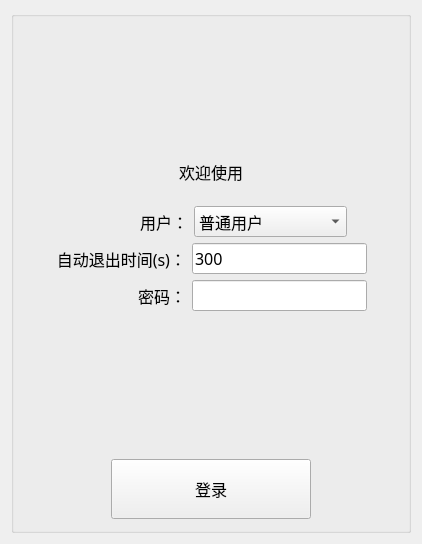
<?xml version="1.0" encoding="UTF-8"?>
<ui version="4.0">
 <class>qg_userChangeClass</class>
 <widget class="QDialog" name="qg_userChangeClass">
  <property name="geometry">
   <rect>
    <x>0</x>
    <y>0</y>
    <width>422</width>
    <height>544</height>
   </rect>
  </property>
  <property name="font">
   <font>
    <family>微软雅黑</family>
    <pointsize>12</pointsize>
   </font>
  </property>
  <property name="windowTitle">
   <string>用户设置</string>
  </property>
  <layout class="QVBoxLayout" name="verticalLayout_3" stretch="0">
   <item>
    <widget class="QtMyGroupBox" name="groupBox">
     <property name="font">
      <font>
       <family>阿里巴巴普惠体 3.0 55 Regular L3</family>
       <pointsize>12</pointsize>
      </font>
     </property>
     <property name="title">
      <string/>
     </property>
     <layout class="QVBoxLayout" name="verticalLayout_2" stretch="1,1,1,1,1,1,2">
      <item>
       <layout class="QHBoxLayout" name="horizontalLayout">
        <item>
         <spacer name="horizontalSpacer">
          <property name="orientation">
           <enum>Qt::Horizontal</enum>
          </property>
          <property name="sizeHint" stdset="0">
           <size>
            <width>40</width>
            <height>20</height>
           </size>
          </property>
         </spacer>
        </item>
        <item>
         <widget class="QPushButton" name="pushButton_Cancel">
          <property name="styleSheet">
           <string notr="true">QPushButton {
    border: none;
    background: transparent;
}
QPushButton:hover {
    border:1px solid #FFFFFF;
    background: rgba(127, 127, 127, 20);
}</string>
          </property>
          <property name="text">
           <string/>
          </property>
          <property name="icon">
           <iconset resource="../../imgResource.qrc">
            <normaloff>:/icons/close.png</normaloff>:/icons/close.png</iconset>
          </property>
          <property name="iconSize">
           <size>
            <width>30</width>
            <height>30</height>
           </size>
          </property>
         </widget>
        </item>
       </layout>
      </item>
      <item>
       <layout class="QVBoxLayout" name="verticalLayout" stretch="3,1">
        <item>
         <layout class="QHBoxLayout" name="horizontalLayout_3">
          <item>
           <spacer name="horizontalSpacer_2">
            <property name="orientation">
             <enum>Qt::Horizontal</enum>
            </property>
            <property name="sizeHint" stdset="0">
             <size>
              <width>40</width>
              <height>20</height>
             </size>
            </property>
           </spacer>
          </item>
          <item>
           <widget class="QLabel" name="label_4">
            <property name="sizePolicy">
             <sizepolicy hsizetype="Fixed" vsizetype="Fixed">
              <horstretch>0</horstretch>
              <verstretch>0</verstretch>
             </sizepolicy>
            </property>
            <property name="maximumSize">
             <size>
              <width>200</width>
              <height>80</height>
             </size>
            </property>
            <property name="font">
             <font>
              <family>微软雅黑</family>
              <pointsize>12</pointsize>
             </font>
            </property>
            <property name="text">
             <string/>
            </property>
            <property name="textFormat">
             <enum>Qt::MarkdownText</enum>
            </property>
            <property name="pixmap">
             <pixmap resource="../../imgResource.qrc">:/icons/jiangzhun.png</pixmap>
            </property>
            <property name="scaledContents">
             <bool>true</bool>
            </property>
            <property name="alignment">
             <set>Qt::AlignCenter</set>
            </property>
           </widget>
          </item>
          <item>
           <spacer name="horizontalSpacer_3">
            <property name="orientation">
             <enum>Qt::Horizontal</enum>
            </property>
            <property name="sizeHint" stdset="0">
             <size>
              <width>40</width>
              <height>20</height>
             </size>
            </property>
           </spacer>
          </item>
         </layout>
        </item>
        <item>
         <widget class="QLabel" name="label_5">
          <property name="font">
           <font>
            <family>阿里巴巴普惠体 3.0 55 Regular L3</family>
            <pointsize>12</pointsize>
           </font>
          </property>
          <property name="text">
           <string>欢迎使用</string>
          </property>
          <property name="alignment">
           <set>Qt::AlignCenter</set>
          </property>
         </widget>
        </item>
       </layout>
      </item>
      <item>
       <layout class="QHBoxLayout" name="horizontalLayout_2">
        <property name="leftMargin">
         <number>10</number>
        </property>
        <property name="rightMargin">
         <number>50</number>
        </property>
        <item>
         <widget class="QLabel" name="label">
          <property name="font">
           <font>
            <family>阿里巴巴普惠体 3.0 55 Regular L3</family>
            <pointsize>12</pointsize>
           </font>
          </property>
          <property name="text">
           <string>用户：</string>
          </property>
          <property name="alignment">
           <set>Qt::AlignRight|Qt::AlignTrailing|Qt::AlignVCenter</set>
          </property>
         </widget>
        </item>
        <item>
         <widget class="QComboBox" name="comboBox_User">
          <property name="maximumSize">
           <size>
            <width>200</width>
            <height>16777215</height>
           </size>
          </property>
          <property name="font">
           <font>
            <family>阿里巴巴普惠体 3.0 55 Regular L3</family>
            <pointsize>12</pointsize>
           </font>
          </property>
          <item>
           <property name="text">
            <string>普通用户</string>
           </property>
          </item>
          <item>
           <property name="text">
            <string>管理员</string>
           </property>
          </item>
         </widget>
        </item>
       </layout>
      </item>
      <item>
       <layout class="QHBoxLayout" name="horizontalLayout_5">
        <property name="rightMargin">
         <number>30</number>
        </property>
        <item>
         <widget class="QLabel" name="label_3">
          <property name="font">
           <font>
            <family>阿里巴巴普惠体 3.0 55 Regular L3</family>
            <pointsize>12</pointsize>
           </font>
          </property>
          <property name="text">
           <string>自动退出时间(s)：</string>
          </property>
          <property name="alignment">
           <set>Qt::AlignRight|Qt::AlignTrailing|Qt::AlignVCenter</set>
          </property>
         </widget>
        </item>
        <item>
         <widget class="QLineEdit" name="lineEdit_AutoBreak">
          <property name="minimumSize">
           <size>
            <width>0</width>
            <height>30</height>
           </size>
          </property>
          <property name="maximumSize">
           <size>
            <width>175</width>
            <height>16777215</height>
           </size>
          </property>
          <property name="font">
           <font>
            <family>阿里巴巴普惠体 3.0 55 Regular L3</family>
            <pointsize>12</pointsize>
           </font>
          </property>
          <property name="text">
           <string>300</string>
          </property>
         </widget>
        </item>
       </layout>
      </item>
      <item>
       <layout class="QHBoxLayout" name="horizontalLayout_6">
        <property name="rightMargin">
         <number>30</number>
        </property>
        <item>
         <widget class="QLabel" name="label_2">
          <property name="font">
           <font>
            <family>阿里巴巴普惠体 3.0 55 Regular L3</family>
            <pointsize>12</pointsize>
           </font>
          </property>
          <property name="text">
           <string>密码：</string>
          </property>
          <property name="alignment">
           <set>Qt::AlignRight|Qt::AlignTrailing|Qt::AlignVCenter</set>
          </property>
         </widget>
        </item>
        <item>
         <widget class="QLineEdit" name="lineEdit_Password">
          <property name="minimumSize">
           <size>
            <width>0</width>
            <height>30</height>
           </size>
          </property>
          <property name="maximumSize">
           <size>
            <width>175</width>
            <height>16777215</height>
           </size>
          </property>
         </widget>
        </item>
       </layout>
      </item>
      <item>
       <spacer name="verticalSpacer">
        <property name="orientation">
         <enum>Qt::Vertical</enum>
        </property>
        <property name="sizeHint" stdset="0">
         <size>
          <width>20</width>
          <height>40</height>
         </size>
        </property>
       </spacer>
      </item>
      <item>
       <layout class="QHBoxLayout" name="horizontalLayout_4">
        <item>
         <spacer name="horizontalSpacer_4">
          <property name="orientation">
           <enum>Qt::Horizontal</enum>
          </property>
          <property name="sizeHint" stdset="0">
           <size>
            <width>40</width>
            <height>20</height>
           </size>
          </property>
         </spacer>
        </item>
        <item>
         <widget class="QPushButton" name="pushButton_OK">
          <property name="minimumSize">
           <size>
            <width>200</width>
            <height>60</height>
           </size>
          </property>
          <property name="maximumSize">
           <size>
            <width>200</width>
            <height>16777215</height>
           </size>
          </property>
          <property name="font">
           <font>
            <family>阿里巴巴普惠体 3.0 55 Regular L3</family>
            <pointsize>12</pointsize>
           </font>
          </property>
          <property name="text">
           <string>登录</string>
          </property>
         </widget>
        </item>
        <item>
         <spacer name="horizontalSpacer_5">
          <property name="orientation">
           <enum>Qt::Horizontal</enum>
          </property>
          <property name="sizeHint" stdset="0">
           <size>
            <width>40</width>
            <height>20</height>
           </size>
          </property>
         </spacer>
        </item>
       </layout>
      </item>
     </layout>
    </widget>
   </item>
  </layout>
 </widget>
 <layoutdefault spacing="6" margin="11"/>
 <customwidgets>
  <customwidget>
   <class>QtMyGroupBox</class>
   <extends>QGroupBox</extends>
   <header location="global">qtmygroupbox.h</header>
   <container>1</container>
  </customwidget>
 </customwidgets>
 <resources>
  <include location="../../imgResource.qrc"/>
 </resources>
 <connections/>
</ui>
